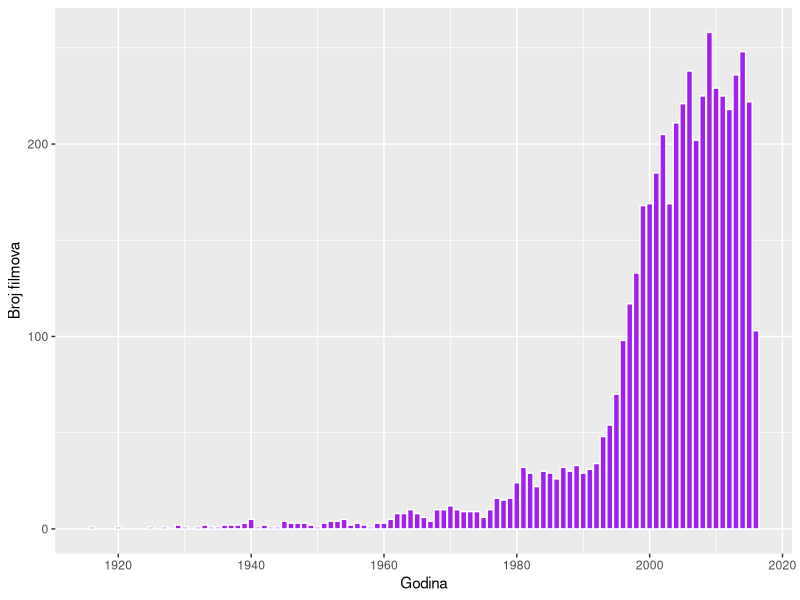
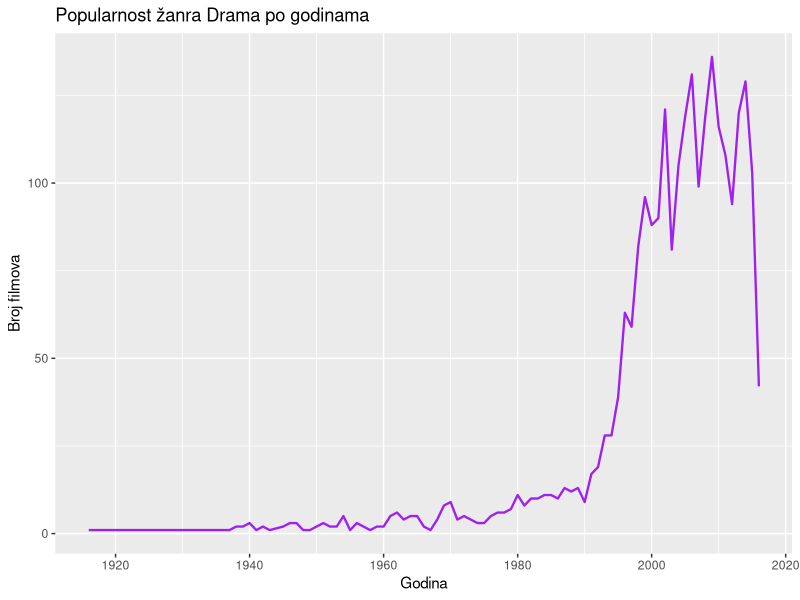
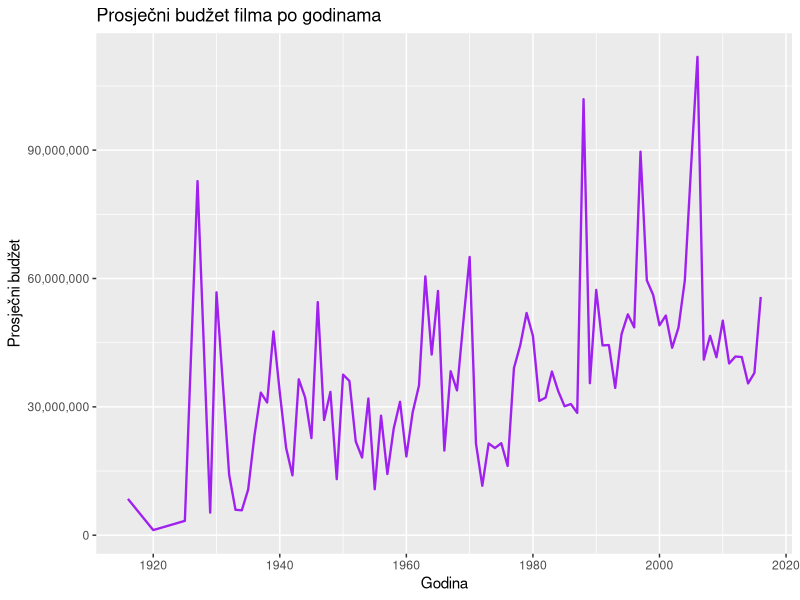
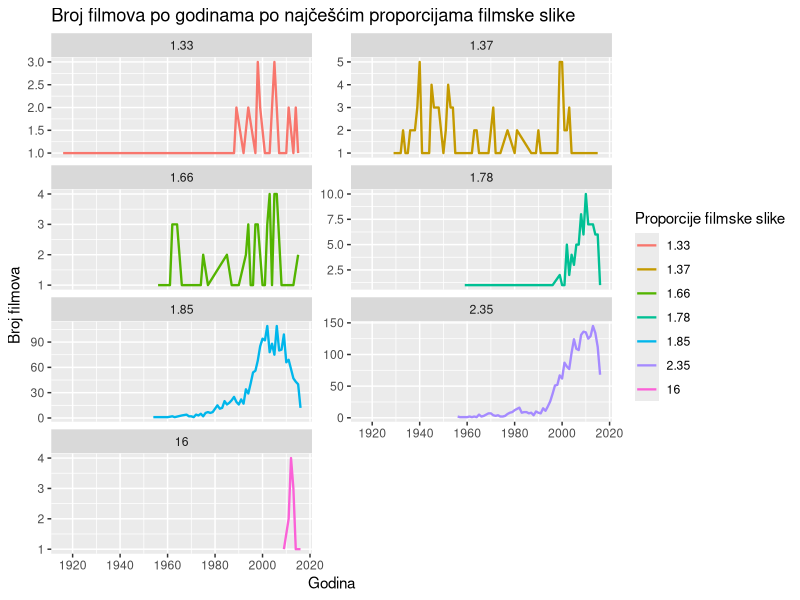
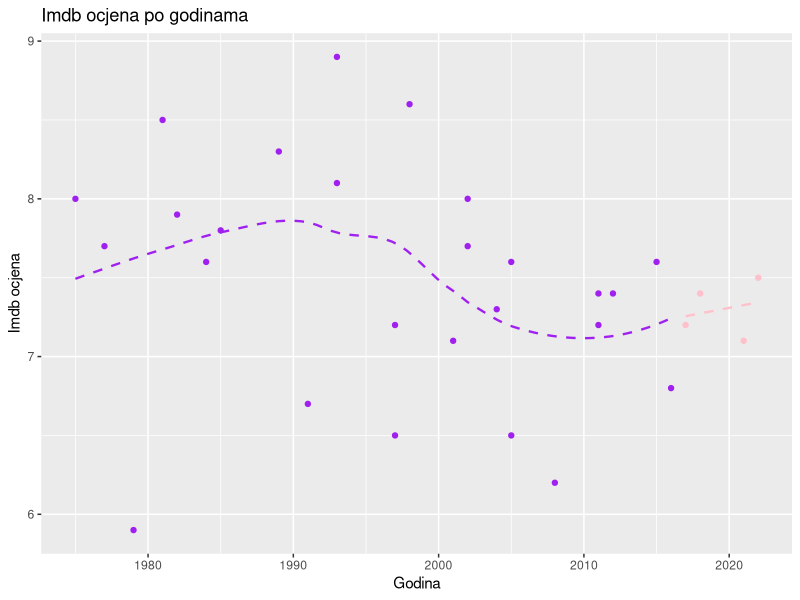
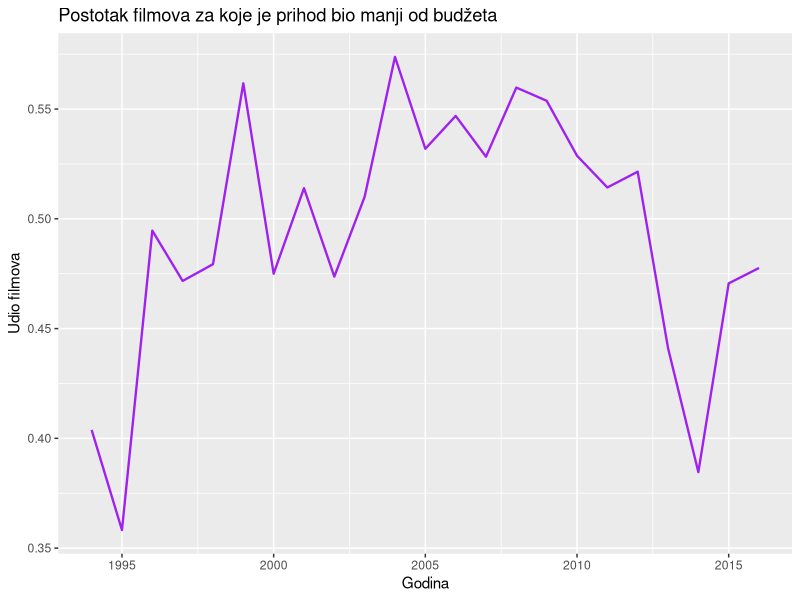
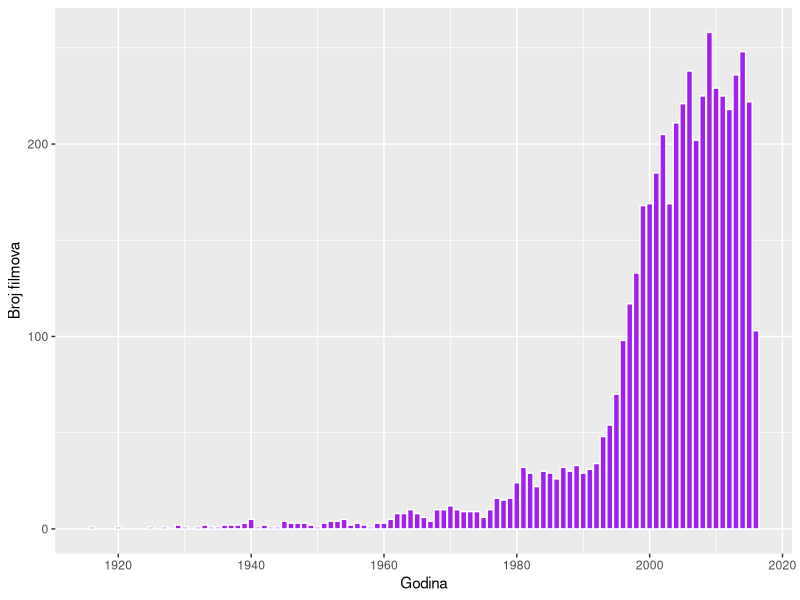
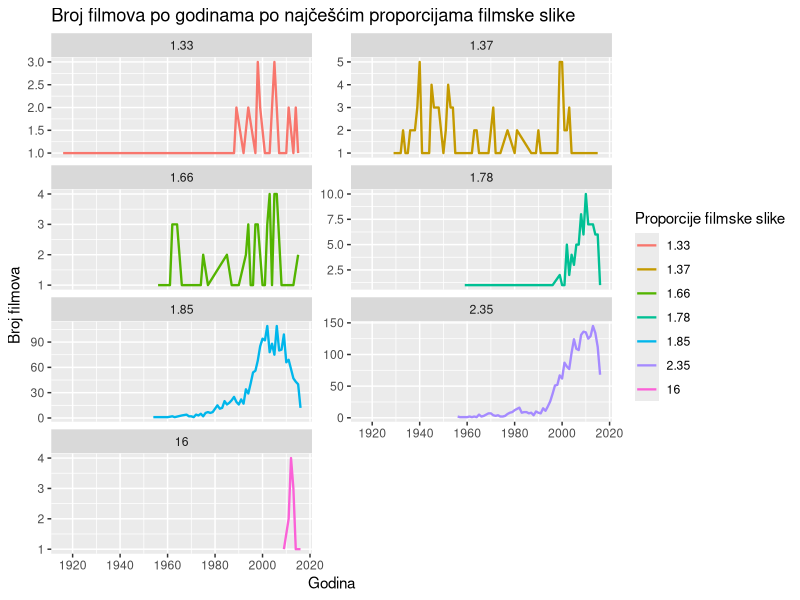

Write R code to recreate these figures, in order.
## ---- chunk 1
library(tidyverse)
library(gridExtra)
library(GGally)
knitr::opts_chunk$set(echo = TRUE)
## ---- chunk 2
data <- read_csv("../data/IMDB_movie_dataset_tidy.csv")
## ---- chunk 3
actors_and_likes <- data[, c('actor_1_name', 'actor_1_facebook_likes')]
actors_and_likes <- data[c('actor_2_name', 'actor_2_facebook_likes')] %>% rename(actor_1_name = actor_2_name) %>% rename(actor_1_facebook_likes = actor_2_facebook_likes) %>% rbind(actors_and_likes)
actors_and_likes <- data[c('actor_3_name', 'actor_3_facebook_likes')] %>% rename(actor_1_name = actor_3_name) %>% rename(actor_1_facebook_likes = actor_3_facebook_likes) %>% rbind(actors_and_likes) %>% rename(Actor_name = actor_1_name) %>% rename(likes = actor_1_facebook_likes) 

actors_and_likes %>% group_by(Actor_name) %>% summarise(max_likes = max(likes)) %>% arrange(desc(max_likes)) %>% head(5)

## ---- chunk 4
data %>%  arrange(desc(cast_total_facebook_likes)) %>% select(movie_title, title_year, imdb_score, cast_total_facebook_likes) %>% head(5)
## ---- chunk 5
years_and_count <- data %>% group_by(title_year) %>% summarise(count = n())

broj_filmova_po_godini <-  ggplot(years_and_count, aes(x = title_year, y = count)) +
  geom_bar(stat = "identity", fill = "purple", color = "white") +
  labs(x = "Godina", y = "Broj filmova")

broj_filmova_po_godini


ggsave("broj_filmova_po_godini.png", plot = broj_filmova_po_godini)


## ---- chunk 6
genre_and_count <- data[, c('movie_title', 'genres')] %>% separate_rows(genres, sep = "\\|") %>% group_by(genres) %>% summarise(count = n())

broj_filmova_po_zanru <-  ggplot(genre_and_count, aes(x = genres, y = count)) +
  geom_bar(stat = "identity", fill = "purple", color = "white") +
  labs(x = "Žanr", y = "Broj filmova") +
  theme(axis.text.x = element_text(angle = 90, hjust = 1))

## ---- chunk 7
year_and_count_drama <- data[, c('title_year', 'genres')] %>% separate_rows(genres, sep = "\\|") %>% filter(genres == 'Drama') %>% group_by(title_year) %>% summarise(count = n())

ggplot(year_and_count_drama, aes(x = title_year, y = count)) +
  geom_line(color = "purple", size = 0.8) +
  labs(title = "Popularnost žanra Drama po godinama", x = "Godina", y = "Broj filmova")
## ---- chunk 8
genre_and_count <- data[, c('movie_title', 'plot_keywords')] %>% separate_rows(plot_keywords, sep = "\\|") %>% group_by(plot_keywords) %>% rename(keyword = plot_keywords) %>% summarise(count = n()) %>% arrange(desc(count)) %>% filter(!is.na(keyword)) %>% slice_head(n = 20)
genre_and_count
## ---- chunk 9
years <- c(1916, 1917, 1918, 1919, 1920, 1921, 1922, 1923, 1924, 1925, 1926, 1927, 1928, 1929, 1930, 1931, 1932, 1933, 1934, 1935, 1936, 1937, 1938, 1939, 1940, 1941, 1942, 1943, 1944, 1945, 1946, 1947, 1948, 1949, 1950, 1951, 1952, 1953, 1954, 1955, 1956, 1957, 1958, 1959, 1960, 1961, 1962, 1963, 1964, 1965, 1966, 1967, 1968, 1969, 1970, 1971, 1972, 1973, 1974, 1975, 1976, 1977, 1978, 1979, 1980, 1981, 1982, 1983, 1984, 1985, 1986, 1987, 1988, 1989, 1990, 1991, 1992, 1993, 1994, 1995, 1996, 1997, 1998, 1999, 2000, 2001, 2002, 2003, 2004, 2005, 2006, 2007, 2008, 2009, 2010, 2011, 2012, 2013, 2014, 2015, 2016)
cpi <- c(10.9, 12.8, 15.0, 17.3, 20.0, 17.9, 16.8, 17.1, 17.1, 17.5, 17.7, 17.4, 17.2, 17.2, 16.7, 15.2, 13.6, 12.9, 13.4, 13.7, 13.9, 14.4, 14.1, 13.9, 14.0, 14.7, 16.3, 17.3, 17.6, 18.0, 19.5, 22.3, 24.0, 23.8, 24.1, 26.0, 26.6, 26.8, 26.9, 26.8, 27.2, 28.1, 28.9, 29.2, 29.6, 29.9, 30.3, 30.6, 31.0, 31.5, 32.5, 33.4, 34.8, 36.7, 38.8, 40.5, 41.8, 44.4, 49.3, 53.8, 56.9, 60.6, 65.2, 72.6, 82.4, 90.9, 96.5, 99.6, 103.9, 107.6, 109.6, 113.6, 118.3, 124.0, 130.7, 136.2, 140.3, 144.5, 148.2, 152.4, 156.9, 160.5, 163.0, 166.6, 172.2, 177.1, 179.9, 184.0, 188.9, 195.3, 201.6, 207.3, 215.3, 214.5, 218.1, 224.9, 229.6, 233.0, 236.7, 237.0, 240.0)

cpi_data <- data.frame(year = years, cpi = cpi)

budgets <- data[, c('title_year', 'budget')] %>% rename(year = title_year) %>% filter(!is.na(budget))

merge <-  merge(budgets, cpi_data, by = "year")

merge$real_budget <- merge$budget * cpi_data$cpi[cpi_data$year == 2016] / merge$cpi

year_and_avg_budget <-merge %>% group_by(year) %>% summarise(avg = mean(real_budget))

ggplot(year_and_avg_budget, aes(x = year, y = avg)) +
  geom_line(color = "purple", size = 0.8) +
  labs(title = "Prosječni budžet filma po godinama", x = "Godina", y = "Prosječni budžet") +
  scale_y_continuous(labels = scales::comma)

## ---- chunk 10

ratios <- c(1.33, 1.37, 1.66, 1.78, 1.85, 2.35, 16.0)

year_aspect_ratio <-  data[!is.na(data$aspect_ratio) & !is.na(data$title_year), c('movie_title', 'title_year', 'aspect_ratio')] %>% filter(aspect_ratio %in% ratios) %>% group_by(aspect_ratio, title_year) %>% summarise(movie_count = n())

my_plot <- ggplot(year_aspect_ratio, aes(x = title_year, y = movie_count, color = as.factor(aspect_ratio))) +
  geom_line(size = 0.8) +
  labs(title = "Broj filmova po godinama po najčešćim proporcijama filmske slike", x = 'Godina', y = "Broj filmova") +
  scale_color_discrete(name = "Proporcije filmske slike") + facet_wrap(~aspect_ratio, scales = "free_y", ncol = 2)

my_plot

# Set the width and height for saving
width <- 10
height <- 10

ggsave("output_ggplot.png", plot = my_plot, width = width, height = height)
## ---- chunk 11
spielberg_data <- data[data$director_name == 'Steven Spielberg' & !is.na(data$director_name), c('imdb_score', 'title_year')] 


new_data <- data.frame(title_year = c(2017, 2018, 2021, 2022), imdb_score = c(7.2, 7.4, 7.1, 7.5))

ggplot() +
  geom_point(data = spielberg_data, aes(x = title_year, y = imdb_score), color = 'purple') +
  geom_smooth(data = spielberg_data, aes(x = title_year, y = imdb_score), method = 'loess', linetype = 2, color = "purple", se = FALSE, size = 0.8) +
  geom_point(data = new_data, aes(x = title_year, y = imdb_score), color = 'pink') +
  geom_smooth(data = new_data, aes(x = title_year, y = imdb_score), method = 'lm', linetype = 2, color = "pink", se = FALSE, size = 0.8) +
  labs(title = "Imdb ocjena po godinama", x = "Godina", y = "Imdb ocjena")
## ---- chunk 12
country_and_score <- data[!is.na(data$country) & !is.na(data$imdb_score), c('country', 'imdb_score')] %>% group_by(country) %>% summarise(avg_score = mean(imdb_score), count = n()) %>% filter(count > 50) %>% arrange(desc(avg_score)) 

country_and_score
## ---- chunk 13
data[!is.na(data$content_rating), "content_rating"] %>% group_by(content_rating) %>% summarise(count = n()) %>% arrange(desc(count)) %>% slice_head(n = 3)
## ---- chunk 14
year_budget_vs_income <- data[!is.na(data$title_year) & !is.na(data$budget) & !is.na(data$gross), c("title_year", "budget", "gross")] %>% group_by(title_year) %>%
  summarise(smaller_income = sum(gross < budget, na.rm = TRUE), total = n()) %>% filter(total > 50) %>% mutate(ratio = smaller_income/total)

ggplot(year_budget_vs_income, aes(x = title_year, y = ratio)) +
  geom_line(color = "purple", size = 0.8) +
  labs(title = "Postotak filmova za koje je prihod bio manji od budžeta", x = "Godina", y = "Udio filmova") +
  scale_y_continuous(labels = scales::comma)
